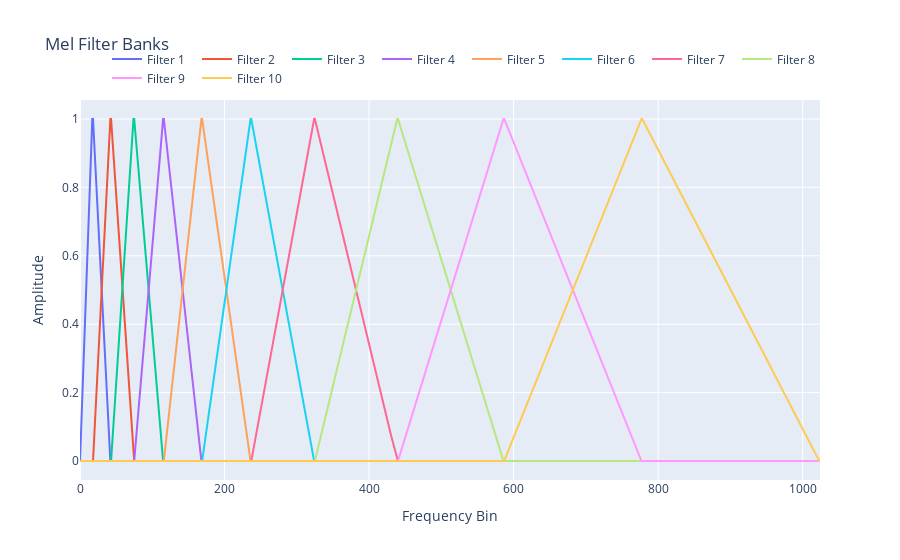

The cell this chart's notebook holds for it:
### Code cell
sample_rate = 22050
freq_min = 0
freq_high = sample_rate / 2
mel_filter_num = 10

filter_points, mel_freqs = predictApp.get_filter_points(freq_min, freq_high, mel_filter_num, FFT_size, sample_rate)
filters = predictApp.get_filters(filter_points, FFT_size)
predictApp.plot_filters(filters)

### Figure 1 — Plotly figure (JSON) as saved in the notebook; plotly's stock layout.template omitted (floating-point values rounded to 4 significant figures; data arrays with more than 128 entries replaced by an {"elided": "..."} marker saying what was removed)
{"data": [{"mode": "lines", "name": "Filter 1", "type": "scatter", "y": {"elided": "1025 float values"}}, {"mode": "lines", "name": "Filter 2", "type": "scatter", "y": {"elided": "1025 float values"}}, {"mode": "lines", "name": "Filter 3", "type": "scatter", "y": {"elided": "1025 float values"}}, {"mode": "lines", "name": "Filter 4", "type": "scatter", "y": {"elided": "1025 float values"}}, {"mode": "lines", "name": "Filter 5", "type": "scatter", "y": {"elided": "1025 float values"}}, {"mode": "lines", "name": "Filter 6", "type": "scatter", "y": {"elided": "1025 float values"}}, {"mode": "lines", "name": "Filter 7", "type": "scatter", "y": {"elided": "1025 float values"}}, {"mode": "lines", "name": "Filter 8", "type": "scatter", "y": {"elided": "1025 float values"}}, {"mode": "lines", "name": "Filter 9", "type": "scatter", "y": {"elided": "1025 float values"}}, {"mode": "lines", "name": "Filter 10", "type": "scatter", "y": {"elided": "1025 float values"}}], "layout": {"legend": {"orientation": "h", "x": 1, "xanchor": "right", "y": 1.02, "yanchor": "bottom"}, "title": {"text": "Mel Filter Banks"}, "xaxis": {"title": {"text": "Frequency Bin"}}, "yaxis": {"title": {"text": "Amplitude"}}}}
